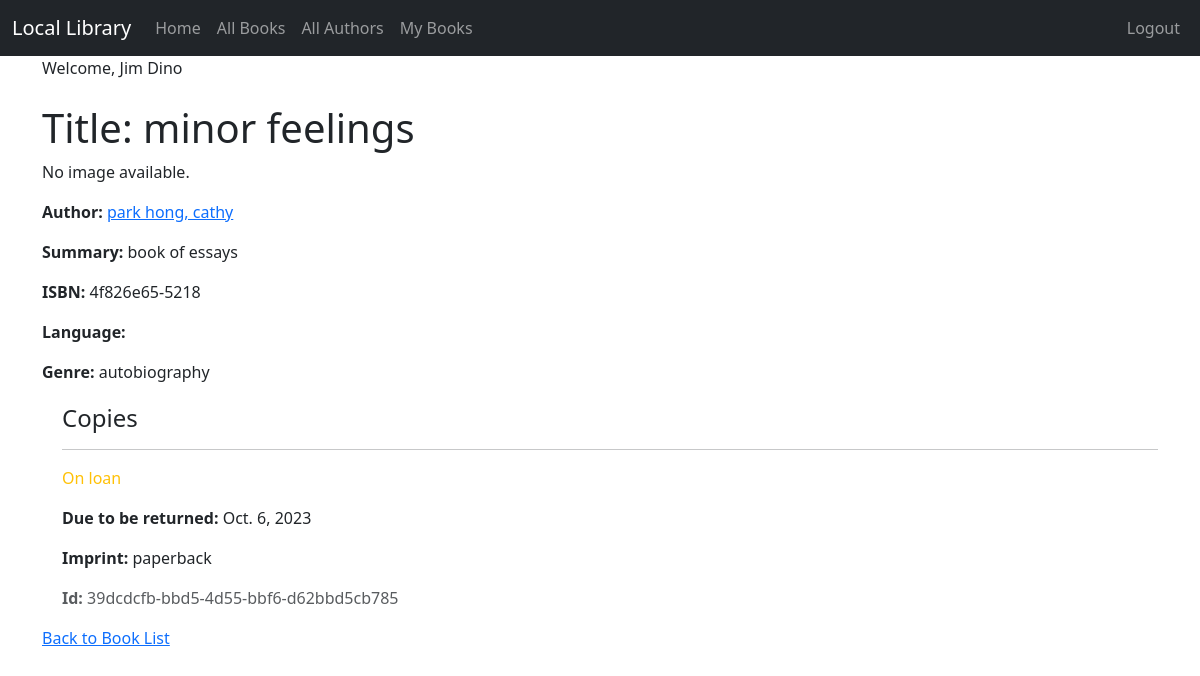
Page /book/1/ (signed in) on the committed database.
### catalog/models.py (models this page shows, shortened)
class Book(models.Model):
    title = models.CharField(max_length=200)
    author = models.ForeignKey('Author', on_delete=models.RESTRICT, null=True)
    summary = models.TextField(max_length=1000, help_text='Enter a brief description of the book')
    isbn = models.CharField('ISBN', max_length=13, unique=True,
                            help_text='13 Character <a href="https://www.isbn-international.org/content/what-isbn">ISBN number</a>')
    genre = models.ManyToManyField(Genre, help_text='Select a genre for this book')
    book_image = models.ImageField(upload_to='books/images/', null=True, blank=True)
    def display_genre(self):
        """Creates a string for the Genre. This is required to display genre in Admin."""
        return ', '.join([genre.name for genre in self.genre.all()[:3]])
    display_genre.short_description = 'Genre'

class Author(models.Model):
    first_name = models.CharField(max_length=100)
    last_name = models.CharField(max_length=100)
    date_of_birth = models.DateField(null=True, blank=True)
    date_of_death = models.DateField('Died', null=True, blank=True)
    author_image = models.ImageField(upload_to='authors/images/', null=True, blank=True)  # Assuming you want an image field here
    def __str__(self):
        return f'{self.last_name}, {self.first_name}'

class Genre(models.Model):
    name = models.CharField(max_length=200, help_text='Enter a book genre (e.g. Science Fiction)')
    def __str__(self):
        return self.name

class BookInstance(models.Model):
    id = models.UUIDField(primary_key=True, default=uuid.uuid4,
                          help_text='Unique ID for this particular book across whole library')
    book = models.ForeignKey('Book', on_delete=models.RESTRICT, null=True)
    imprint = models.CharField(max_length=200)
    due_back = models.DateField(null=True, blank=True)
    borrower = models.ForeignKey(User, on_delete=models.SET_NULL, null=True, blank=True)  # New borrower field
    LOAN_STATUS = (
        ('m', 'Maintenance'),
        ('o', 'On loan'),
        ('a', 'Available'),
        ('r', 'Reserved'),
    )
    status = models.CharField(
        max_length=1,
        choices=LOAN_STATUS,
        blank=True,
        default='m',
        help_text='Book availability',
    )
    class Meta:
        ordering = ['due_back']

### catalog/views.py (the view)
# urls.py: path('book/<int:pk>/', views.BookDetailView.as_view(), name='book_detail'),
class BookDetailView(LoginRequiredMixin,generic.DetailView):
    model = Book

### catalog/templates/catalog/book_detail.html (shortened to what this page needs)
{% extends "catalog/base.html" %}
{% block content %}
  <h1>Title: {{ book.title }}</h1>
  {% if book.image %}
    <img src="{{ book.image.url }}" alt="{{ book.title }} cover" style="max-width:200px; max-height:300px;">
  {% else %}
    <p>No image available.</p>
  {% endif %}
  <p><strong>Author:</strong> <a href="{% url 'author_detail' book.author.id %}">{{ book.author }}</a></p>
  <p><strong>Summary:</strong> {{ book.summary }}</p>
  <p><strong>ISBN:</strong> {{ book.isbn }}</p>
  <p><strong>Language:</strong> {{ book.language }}</p>
  <p><strong>Genre:</strong> {{ book.genre.all|join:", " }}</p>
  <div style="margin-left:20px;margin-top:20px">
    <h4>Copies</h4>
    {% if book.bookinstance_set.all %}
        {% for copy in book.bookinstance_set.all %}
          <hr>
          <p class="{% if copy.status == 'a' %}text-success{% elif copy.status == 'm' %}text-danger{% else %}text-warning{% endif %}">
            {{ copy.get_status_display }}
          </p>
          {% if copy.status != 'a' %}
            <p><strong>Due to be returned:</strong> {{ copy.due_back }}</p>
          {% endif %}
          <p><strong>Imprint:</strong> {{ copy.imprint }}</p>
          <p class="text-muted"><strong>Id:</strong> {{ copy.id }}</p>
        {% endfor %}
    {% else %}
        <p>No Copies Available</p>
    {% endif %}
  </div>
  <p><a href="{% url 'book_list' %}">Back to Book List</a></p>
{% endblock %}

### catalog/templates/catalog/base.html (shortened to what this page needs)
{% load static %}
<!doctype html>
<html lang="en">
<head>
    <link href="https://cdn.jsdelivr.net/npm/bootstrap@5.3.0-alpha1/dist/css/bootstrap.min.css" rel="stylesheet"
>
</head>
<body>
<nav class="navbar navbar-expand-lg navbar-dark bg-dark">
    <div class="container-fluid">
        <a class="navbar-brand" href="{% url 'index' %}">Local Library</a>
        <div class="collapse navbar-collapse" id="navbarSupportedContent">
            <ul class="navbar-nav me-auto mb-2 mb-lg-0">
                <li class="nav-item">
                    <a class="nav-link" href="{% url 'index' %}">Home</a>
                </li>
                <li class="nav-item">
		            <a class="nav-link" href="{% url 'book_list' %}">All Books</a>
                </li>
                <li class="nav-item">
                    <a class="nav-link" href="{% url 'author_list' %}">All Authors</a>
                </li>
                {% if user.is_authenticated %}
                    <li><a class="nav-link" href="{% url 'my_books' %}">My Books</a></li>
                {% endif %}
            </ul>
        </div>
    <ul class="nav navbar-nav ml-auto">
        {% if user.is_authenticated %}
            <li><a class="nav-link" href="{% url 'logout' %}">Logout</a>
            </li>
        {% else %}
            <li><a class="nav-link" href="{% url 'login' %}"><span class="glyphicon glyphicon-log-in"></span>Login</a>
            </li>
            <li><a class="nav-link" href="{% url 'register' %}"><span class="glyphicon glyphicon-log-in"></span>Sign Up</a>
            </li>
        {% endif %}
    </ul>
    </div>
</nav>
<div class="container">
    {% if user.is_authenticated %}
        Welcome, {{ user.first_name }} {{ user.last_name }}
    {% endif %}
</div>
<div class="container">
    <br/>
    {% block content %}
    {% endblock %}
</div>
</body>
</html>

### rows in the picture
Book: title "minor feelings", author "park hong, cathy", summary "book of essays", isbn "4f826e65-5218", genre.all "autobiography"
BookInstance: status "On loan", due_back "Oct. 6, 2023", imprint "paperback", id "39dcdcfb-bbd5-4d55-bbf6-d62bbd5cb785"

### other values in the picture
{{ user.first_name }} "Jim"
{{ user.last_name }} "Dino"
